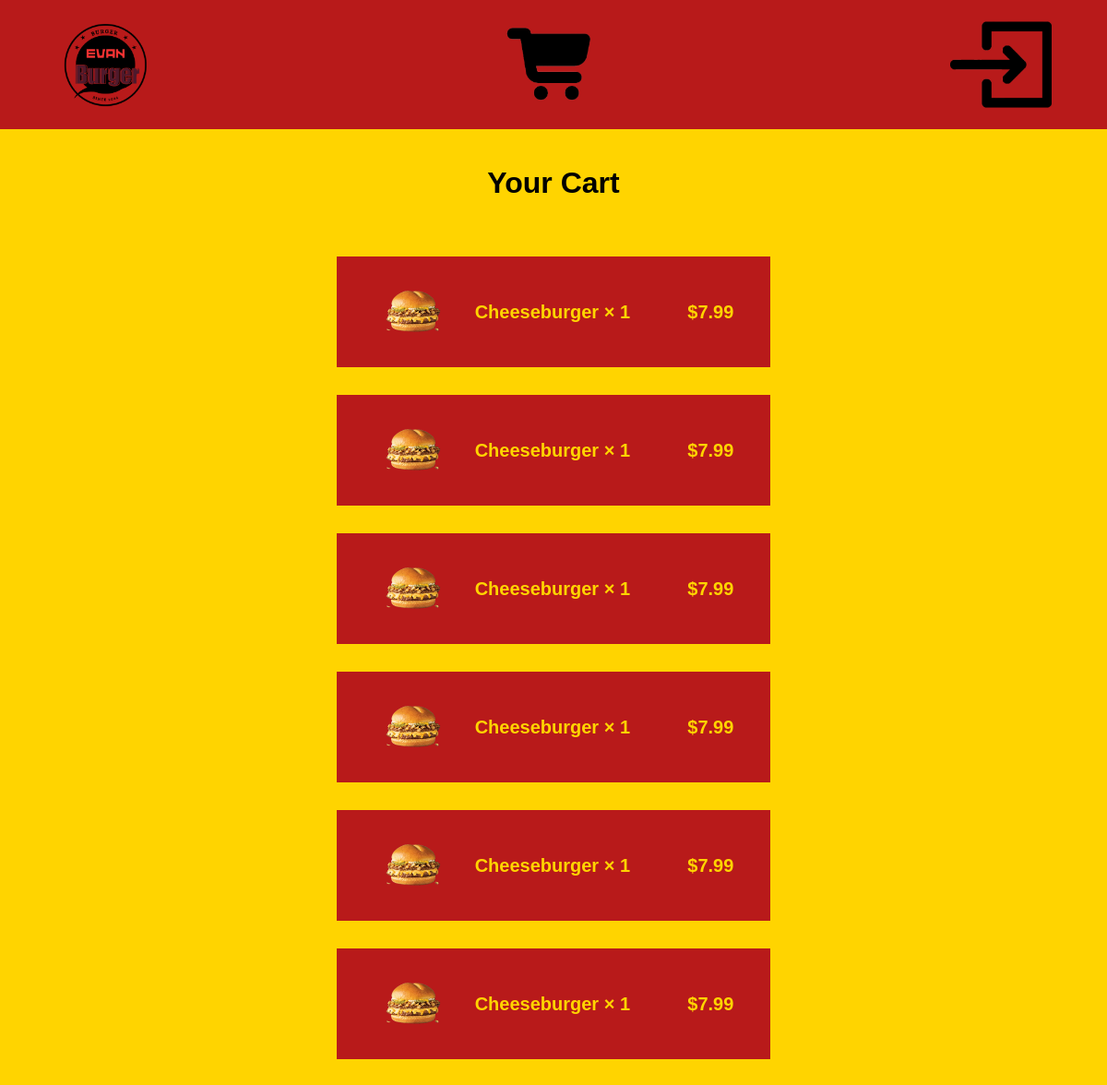
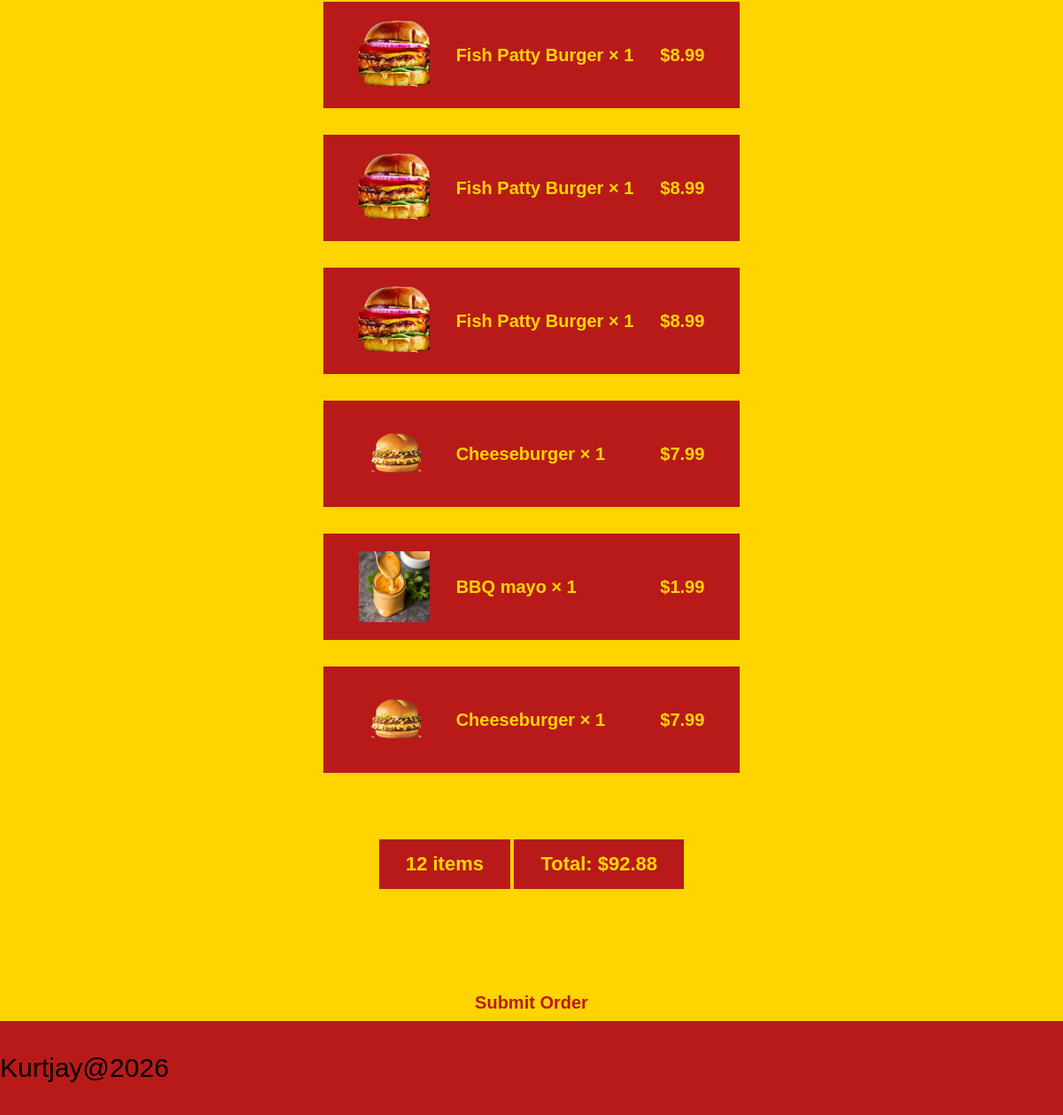
Page /cart (signed in) on the earlier database version (2 pictures, top to bottom).
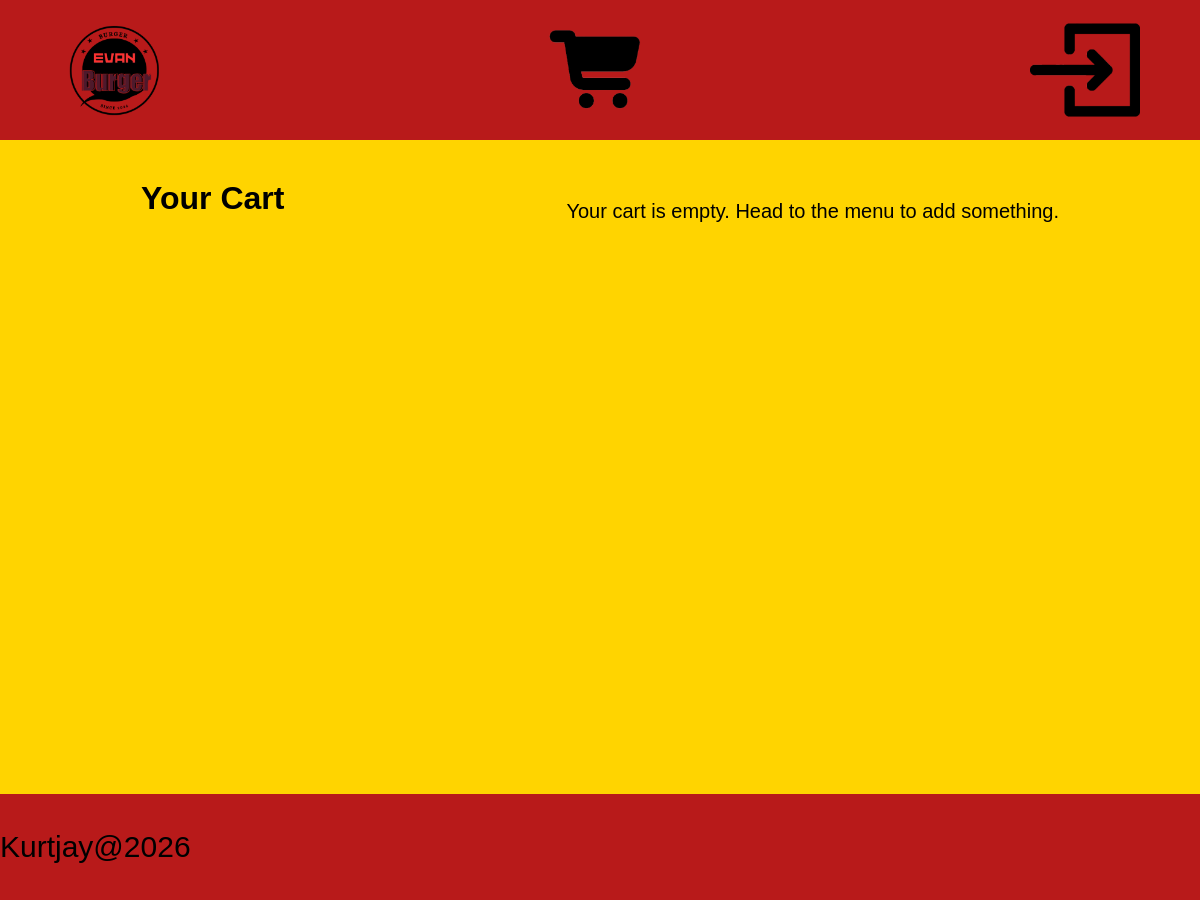
Same page on the later database version.
### tables this page shows
CREATE TABLE `Customer_order` (
  `id` INT,
  `burger_ordered_id` INT,
  `sides_ordered_id` INT,
  `user_id` INT,
  PRIMARY KEY (`id`),
  FOREIGN KEY (`sides_ordered_id`)
      REFERENCES `sides_ordered`(`id`),
  FOREIGN KEY (`burger_ordered_id`)
      REFERENCES `burger_ordered`(`id`),
  FOREIGN KEY (`user_id`)
      REFERENCES `user`(`id`)
);

CREATE TABLE products (id INT, burgers TEXT, price REAL, ingredients TEXT, condiments TEXT, photo, PRIMARY KEY (id));

CREATE TABLE `burger_ordered` (
  `id` INT,
  `products_id` INT,
  `burger_quantity` INT,
  PRIMARY KEY (`id`),
  FOREIGN KEY (`products_id`)
      REFERENCES `products`(`id`)
);

CREATE TABLE `sides` (
  `id` INT,
  `sides` TEXT,
  `description` TEXT,
  `price` REAL,
  `photo`,
  PRIMARY KEY (`id`)
);

CREATE TABLE `sides_ordered` (
  `id` INT,
  `sides_id` INT,
  `burger_quantity` INT,
  PRIMARY KEY (`id`),
  FOREIGN KEY (`sides_id`)
      REFERENCES `sides`(`sides`)
);

### app.py (the view)
@app.route('/cart')
@login_required
def cart():
    sql = """
        SELECT
            Customer_order.id AS order_id,
            products.burgers AS burger_name,
            products.price AS burger_price,
            products.photo AS burger_photo,
            burger_ordered.burger_quantity AS burger_quantity,
            sides.sides AS side_name,
            sides.price AS side_price,
            sides.photo AS side_photo,
            sides_ordered.burger_quantity AS side_quantity
        FROM Customer_order
        LEFT JOIN burger_ordered ON Customer_order.burger_ordered_id = burger_ordered.id
        LEFT JOIN products ON burger_ordered.products_id = products.id
        LEFT JOIN sides_ordered ON Customer_order.sides_ordered_id = sides_ordered.id
        LEFT JOIN sides ON sides_ordered.sides_id = sides.id
        WHERE Customer_order.user_id = ?
        ORDER BY Customer_order.id
    """
    order_items = query_db(sql, [session['user_id']]) or []  # "or []" keeps this a list even if query_db ever returned None
    total = 0  # running total of the whole order, in dollars
    for row in order_items:
        if row['burger_price'] is not None:  # this row is a burger line
            burger_price = float(str(row['burger_price']).replace('$', ''))
            total += burger_price * row['burger_quantity']
        if row['side_price'] is not None:  # this row is a side line
            total += row['side_price'] * row['side_quantity']
    return render_template('cart.html', order_items=order_items, total=total)

### app.py (called while the page is built)
def get_db():
    db = getattr(g, '_database', None)  # checks if a connection was already opened during this request
    if db is None:  # no connection yet this request
        db = g._database = sqlite3.connect(DATABASE)  # open one, and store it on "g" so the rest of this request can reuse it
        db.row_factory = sqlite3.Row  # lets query results be read like dictionaries (row['column']) instead of plain tuples
    return db

@app.teardown_appcontext  # Flask calls this automatically at the end of every request, success or failure
def close_connection(exception):
    db = getattr(g, '_database', None)
    if db is not None:
        db.close()  # closes the connection so it doesn't stay open after the request finishes

def query_db(query, args=(), one=False):
    cur = get_db().execute(query, args)
    rv = cur.fetchall()
    cur.close()
    return (rv[0] if rv else None) if one else rv

def login_required(view):  # put @login_required above any route that needs session['user_id'] to exist
    @wraps(view)
    def wrapped_view(*args, **kwargs):
        if 'user_id' not in session:  # nobody logged in this session
            flash("Please log in first.")
            return redirect(url_for('login'))  # send them to login instead of crashing on session['user_id']
        return view(*args, **kwargs)
    return wrapped_view

### templates/cart.html
{% extends "layout.html" %}
{% block content %}
<h1 class="cart-title">Your Cart</h1>
{% if order_items %}
<div class="cart-items">
    {% for line in order_items %}
    <div class="cart-line">
        {% if line.burger_name %}
        <img src="/{{ line.burger_photo }}" alt="{{ line.burger_name }}" class="cart-line-photo">
        <p class="cart-line-name">{{ line.burger_name }} &times; {{ line.burger_quantity }}</p>
        <p class="cart-line-price">${{ "%.2f"|format(line.burger_price|replace("$", "")|float * line.burger_quantity) }}</p>
        {% elif line.side_name %}
        <img src="/{{ line.side_photo }}" alt="{{ line.side_name }}" class="cart-line-photo">
        <p class="cart-line-name">{{ line.side_name }} &times; {{ line.side_quantity }}</p>
        <p class="cart-line-price">${{ "%.2f"|format(line.side_price * line.side_quantity) }}</p>
        {% endif %}
    </div>
    {% endfor %}
</div>
<div class="cart-total">
    <p>{{ order_items|length }} item{{ 's' if order_items|length != 1 else '' }}</p>
    <p>Total: ${{ "%.2f"|format(total) }}</p>
</div>
<div class="submit-order-row">
    <form action="{{ url_for('submit_order') }}" method="post">
        <button type="submit" class="submit-order-btn">
            Submit Order
        </button>
    </form>
</div>
{% else %}
<p class="cart-empty">Your cart is empty. Head to the <a href="{{ url_for('menu') }}">menu</a> to add something.</p>
{% endif %}
{% endblock %}

### templates/layout.html (shortened to what this page needs)
<!DOCTYPE html>
<html lang="en">
<head>
    <link rel="stylesheet" href="../static/CSS/style.css">
</head>
<body>
    <header>
        <div class="header">
            <div class="head">
                <a href="/"><img src="static/images/burger-logo.png" alt="Burger logo" >
                    </a>
            </div>
            <div class="cart">
                <a href="/cart"><img src="static/images/cartlogo.png" alt="Cart">
                    </a>
            </div>
            <div>
                <div class="log">
                    <a href="/login"><img src="static/images/login-logo.png" alt="login logo">
                    </a>
                </div>
            </div>
        </div>
    </header>
    <main>
        {% block content %}{% endblock %}
    </main>
    <footer>
        {% include "footer.html" %}
    </footer>
</body>
</html>

### templates/footer.html (shortened to what this page needs)
<!DOCTYPE html>
<html>
    <link rel="stylesheet" href="../static/CSS/style.css">
<footer>
    <div class="footer-style">
        <p>Kurtjay@2026</p>
    </div>
</footer>
</html>

### static/CSS/style.css (style rules this page uses)
body { margin:0; min-height: 100vh; background: #FFD400; font-family:sans-serif; padding-bottom: 100px; }
footer { background-color: #B81A1A; padding-right: 100%; padding-top: 0.5%; padding-bottom: 0.5%; position: fixed; bottom: 0; left: 0; }
.footer-style { font-size: 30px; font-family: sans-serif; }
header { background-color: #B81A1A; }
.header { display: flex; align-items: center; justify-content: space-between; padding: 15px 60px; }
.header a { display: flex; align-items: center; justify-content: center; }
.header img { height: 110px; width: auto; display: block; }
a { color: black; text-decoration: none; }
main { display: grid; }
main p, h3 { font-size: 20px; margin-top: 10%; grid-column: 2; }
.cart-title { text-align: center; font-size: 32px; margin-top: 40px; }
.cart-empty { text-align: center; font-size: 20px; margin-top: 60px; }

Differences in the rows shown:
removed Customer_order: burger_photo (picture), burger_name "Cheeseburger", burger_quantity "1"
no longer on this page (row unchanged): products: price.burger_quantity "7.99"
removed Customer_order: burger_photo (picture), burger_name "Cheeseburger", burger_quantity "1"
removed Customer_order: burger_photo (picture), burger_name "Cheeseburger", burger_quantity "1"
removed Customer_order: burger_photo (picture), burger_name "Cheeseburger", burger_quantity "1"
removed Customer_order: burger_photo (picture), burger_name "Cheeseburger", burger_quantity "1"
removed Customer_order: burger_photo (picture), burger_name "Cheeseburger", burger_quantity "1"
removed Customer_order: burger_photo (picture), burger_name "Fish Patty Burger", burger_quantity "1"
no longer on this page (row unchanged): products: price.burger_quantity "8.99"
removed Customer_order: burger_photo (picture), burger_name "Fish Patty Burger", burger_quantity "1"
removed Customer_order: burger_photo (picture), burger_name "Fish Patty Burger", burger_quantity "1"
removed Customer_order: burger_photo (picture), burger_name "Cheeseburger", burger_quantity "1"
removed Customer_order: side_photo (picture), side_name "BBQ mayo", side_quantity "1"
no longer on this page (row unchanged): sides: line.side_price*line.side_quantity "1.99"
removed Customer_order: burger_photo (picture), burger_name "Cheeseburger", burger_quantity "1"
Other differences:
{{ order_items|length }}: "12" → (not shown)
{{ 's' if order_items|length != 1 else '' }}: "s" → (not shown)
{{ "%.2f"|format(total) }}: "92.88" → (not shown)
text no longer shown: "item Total: $ Submit Order"
text now shown: "Your cart is empty. Head to the menu to add something."
